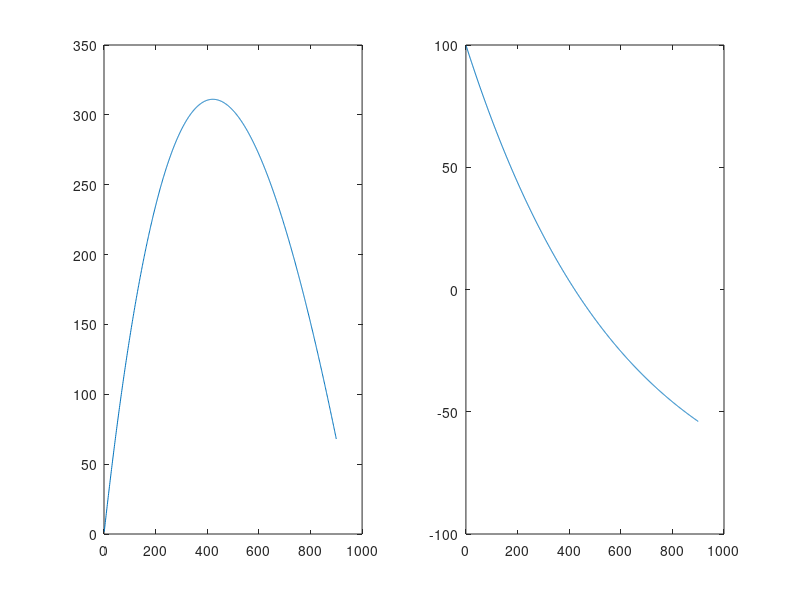

Write the MATLAB code that produced this figure.
clc
clear all
close all

D = 1 * 10^-1;
m = 1;
g = -9.81;

A = [0, 1 ; 0, -D/m];
B = [0 ; 1];

y = 0;
yp = 100;

muestras = 900;
tiempo = 15;
dt = tiempo / muestras;

v_y = zeros(1, muestras);
v_yp = zeros(1, muestras);

for i = 1 : muestras 

    y = y + yp*dt;
    yp = yp + ( ((-D/m)*yp) + g)*dt;

    v_y(i) = y;
    v_yp(i) = yp;
end

subplot(1, 2, 1)
plot(v_y)

subplot(1, 2, 2)
plot(v_yp)